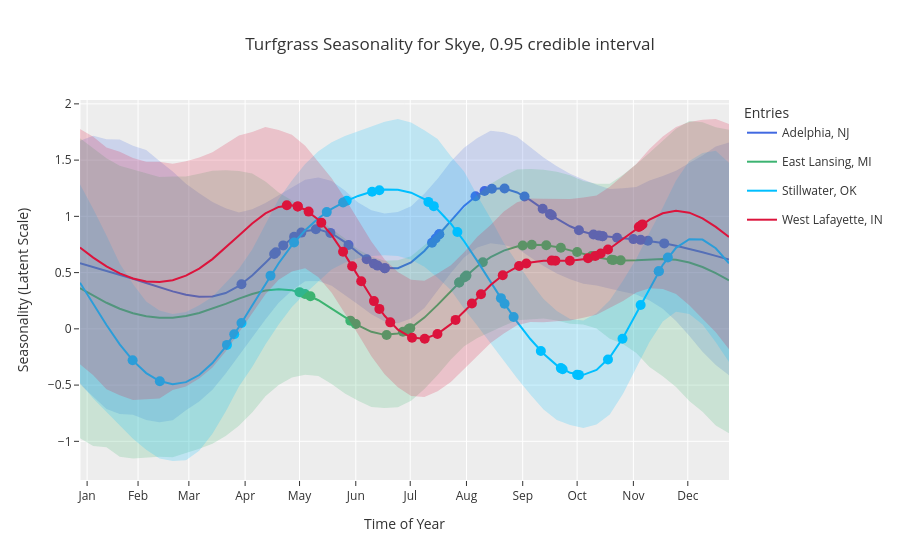

Write notebook code for a chart like this one.
### Code cell
compare_seasonality_curve_by_locs([1,2,3,4,], 84, colors, df, 0.95)
